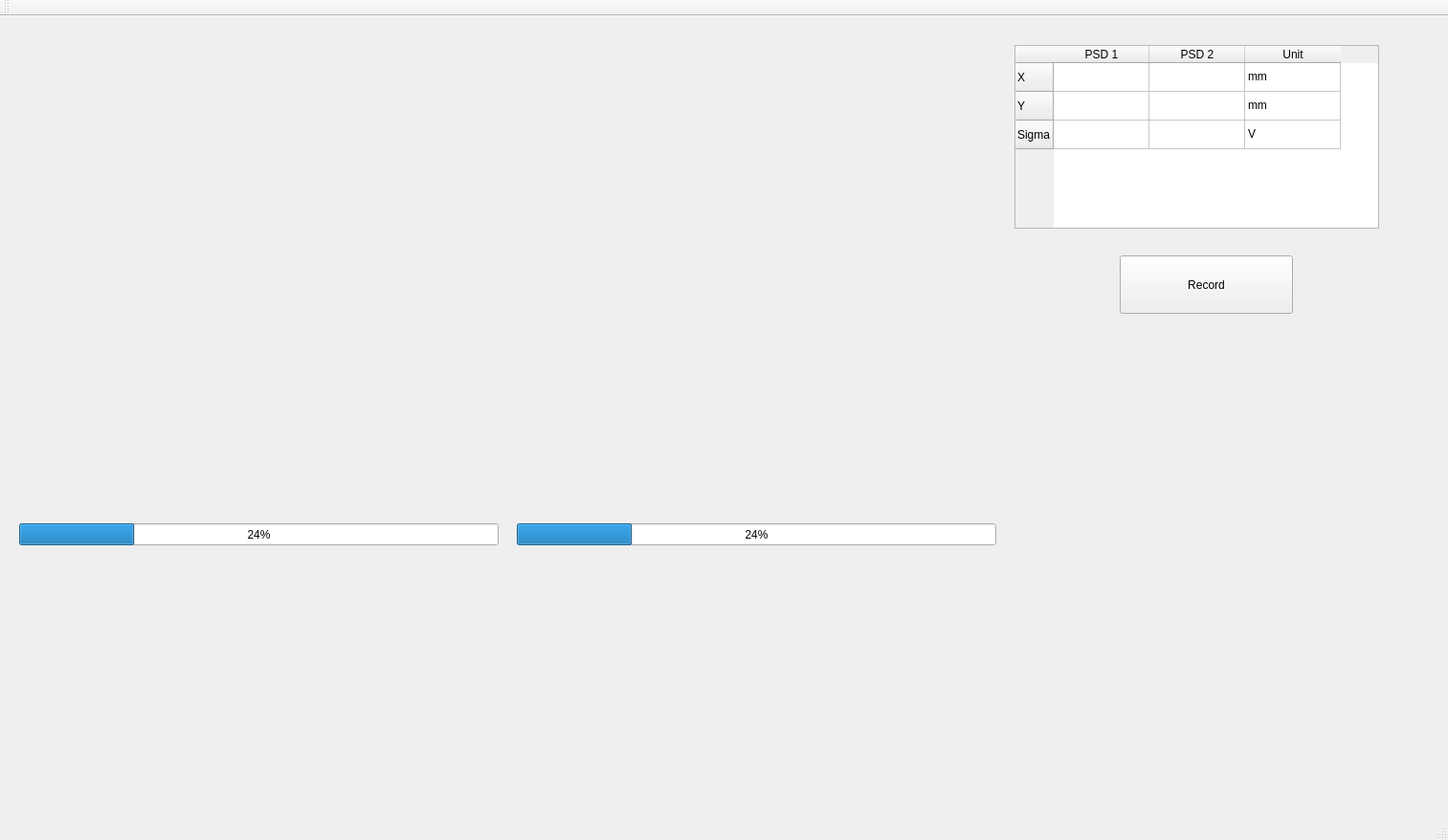
<?xml version="1.0" encoding="UTF-8"?>
<ui version="4.0">
 <class>testClass</class>
 <widget class="QMainWindow" name="testClass">
  <property name="geometry">
   <rect>
    <x>0</x>
    <y>0</y>
    <width>1513</width>
    <height>878</height>
   </rect>
  </property>
  <property name="windowTitle">
   <string>test</string>
  </property>
  <widget class="QWidget" name="centralWidget">
   <widget class="QCustomPlot" name="xy_plot_1" native="true">
    <property name="geometry">
     <rect>
      <x>20</x>
      <y>20</y>
      <width>500</width>
      <height>500</height>
     </rect>
    </property>
   </widget>
   <widget class="QCustomPlot" name="xy_plot_2" native="true">
    <property name="geometry">
     <rect>
      <x>540</x>
      <y>20</y>
      <width>500</width>
      <height>500</height>
     </rect>
    </property>
   </widget>
   <widget class="QCustomPlot" name="sigma1_plot" native="true">
    <property name="geometry">
     <rect>
      <x>20</x>
      <y>560</y>
      <width>500</width>
      <height>211</height>
     </rect>
    </property>
   </widget>
   <widget class="QCustomPlot" name="sigma2_plot" native="true">
    <property name="geometry">
     <rect>
      <x>540</x>
      <y>560</y>
      <width>500</width>
      <height>211</height>
     </rect>
    </property>
   </widget>
   <widget class="QProgressBar" name="progressBar_1">
    <property name="geometry">
     <rect>
      <x>20</x>
      <y>530</y>
      <width>501</width>
      <height>23</height>
     </rect>
    </property>
    <property name="value">
     <number>24</number>
    </property>
   </widget>
   <widget class="QProgressBar" name="progressBar_2">
    <property name="geometry">
     <rect>
      <x>540</x>
      <y>530</y>
      <width>501</width>
      <height>23</height>
     </rect>
    </property>
    <property name="value">
     <number>24</number>
    </property>
   </widget>
   <widget class="QTableWidget" name="data_table">
    <property name="geometry">
     <rect>
      <x>1060</x>
      <y>30</y>
      <width>381</width>
      <height>192</height>
     </rect>
    </property>
    <row>
     <property name="text">
      <string>X</string>
     </property>
    </row>
    <row>
     <property name="text">
      <string>Y</string>
     </property>
    </row>
    <row>
     <property name="text">
      <string>Sigma</string>
     </property>
    </row>
    <column>
     <property name="text">
      <string>PSD 1</string>
     </property>
    </column>
    <column>
     <property name="text">
      <string>PSD 2</string>
     </property>
    </column>
    <column>
     <property name="text">
      <string>Unit</string>
     </property>
    </column>
    <item row="0" column="2">
     <property name="text">
      <string>mm</string>
     </property>
    </item>
    <item row="1" column="2">
     <property name="text">
      <string>mm</string>
     </property>
    </item>
    <item row="2" column="2">
     <property name="text">
      <string>V</string>
     </property>
    </item>
   </widget>
   <widget class="QPushButton" name="record_pushButton">
    <property name="geometry">
     <rect>
      <x>1170</x>
      <y>250</y>
      <width>181</width>
      <height>61</height>
     </rect>
    </property>
    <property name="text">
     <string>Record</string>
    </property>
   </widget>
  </widget>
  <widget class="QMenuBar" name="menuBar">
   <property name="geometry">
    <rect>
     <x>0</x>
     <y>0</y>
     <width>1513</width>
     <height>21</height>
    </rect>
   </property>
  </widget>
  <widget class="QToolBar" name="mainToolBar">
   <attribute name="toolBarArea">
    <enum>TopToolBarArea</enum>
   </attribute>
   <attribute name="toolBarBreak">
    <bool>false</bool>
   </attribute>
  </widget>
  <widget class="QStatusBar" name="statusBar"/>
 </widget>
 <layoutdefault spacing="6" margin="11"/>
 <customwidgets>
  <customwidget>
   <class>QCustomPlot</class>
   <extends>QWidget</extends>
   <header>qcustomplot.h</header>
   <container>1</container>
  </customwidget>
 </customwidgets>
 <resources>
  <include location="test.qrc"/>
 </resources>
 <connections/>
</ui>
